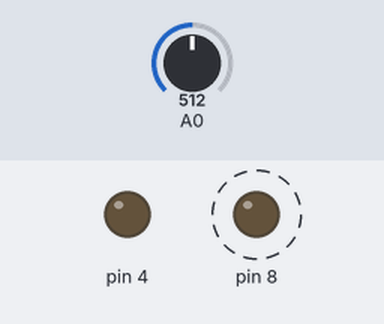
This sketch was run on a simulated Arduino Uno, built with avr-gcc and run on an emulated ATmega328P. Parts: output pins drawn as LEDs (lit = HIGH). Dashed ring = blinking. Inputs (shaded band) come from the test bench; at power-on: A0 = 512. What the sketch prints to the serial monitor is not drawn.

Above: at 2.2 s.
2.3 s: A0 set to 526
At 2.8 s:
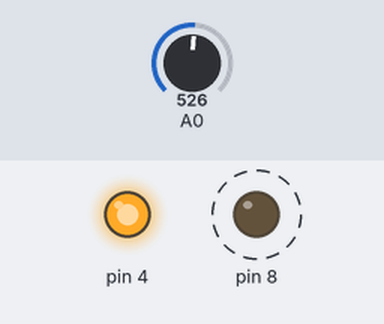
6.1 s: A0 set to 511
At 7.2 s:
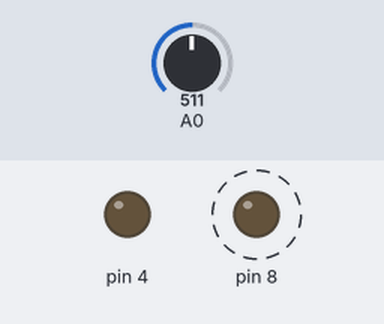
10.3 s: A0 set to 716
At 11.6 s:
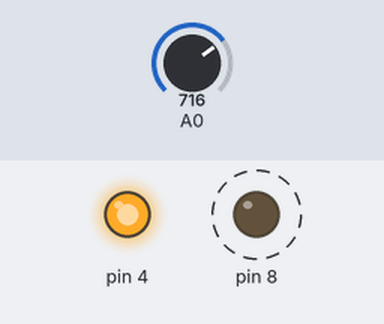
14.5 s: A0 set to 502
At 15.9 s:
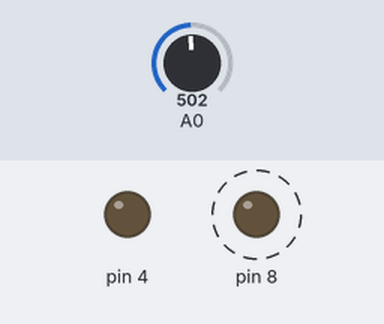
Timing chart, 0 to 19.7 s (numbered marks = the images above; inputs shaded):
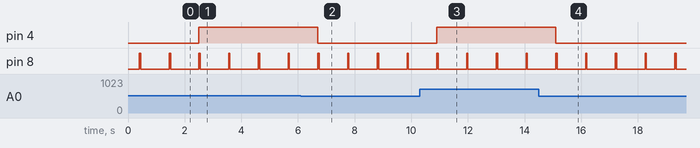

The sketch:

Slave-2.ino
```cpp
void setup()
{
  Serial.begin(9600);
  pinMode(8, OUTPUT);
  pinMode(4, OUTPUT);
  pinMode(A0, INPUT);
}

void loop()
{
  delay(400);
  char value_1 = 'c';
  char value_2 = 'd';
  int analog_input = analogRead(A0);

  if (analog_input > 512) {
    digitalWrite(4, HIGH);
    digitalWrite(8, HIGH);
    Serial.print(value_1);
    delay(50);
    digitalWrite(8, LOW);
  } else {
    digitalWrite(4, LOW);
    digitalWrite(8, HIGH);
    Serial.print(value_2);
    delay(50);
    digitalWrite(8, LOW);
  }

  delay(600);
}
```

Measured:
- the behaviour switches between 512 and 513 on A0 (found by bisection; images 0 and 1)
- after the input at 2.3 s, pin 4: LOW → HIGH after 0.20 s
- after the input at 6.1 s, pin 4: HIGH → LOW after 0.60 s
- after the input at 10.3 s, pin 4: LOW → HIGH after 0.60 s
- after the input at 14.5 s, pin 4: HIGH → LOW after 0.60 s
- by itself, pin 8: alternates HIGH for 0.05 s and LOW for 1.0 s
